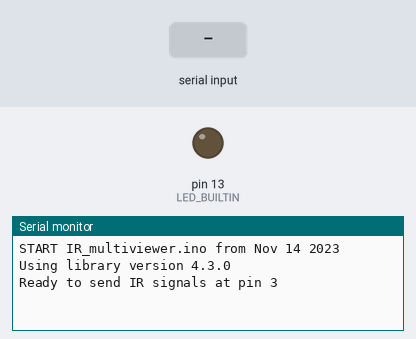
Simulated run of this sketch. Board: Arduino Uno, built with avr-gcc and run on an emulated ATmega328P. On the bench: output pins drawn as LEDs (lit = HIGH), the last lines printed to the serial monitor. Inputs (shaded band) come from the test bench.

Above: at 1.2 s.
1.3 s: "quad" received over Serial
At 2.7 s:
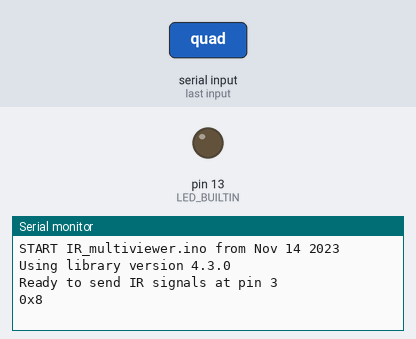
3.8 s: "Cam4" received over Serial
At 5.8 s:
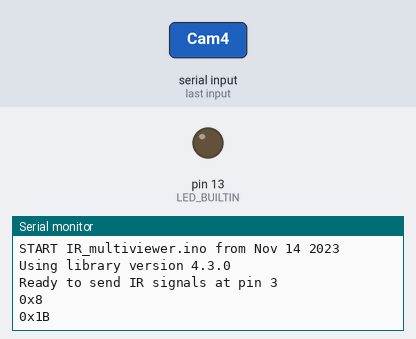

The sketch:

IR_multiviewer.ino
```cpp
#include <IRremote.h>

#define IR_SEND_PIN 3

#include <IRremote.h>

void setup() {
    pinMode(LED_BUILTIN, OUTPUT);

    Serial.begin(115200);

    // Just to know which program is running on my Arduino
    Serial.println(F("START " __FILE__ " from " __DATE__ "\r\nUsing library version " VERSION_IRREMOTE));

    /*
     * The IR library setup. That's all!
     */
    IrSender.begin(IR_SEND_PIN, ENABLE_LED_FEEDBACK); // Specify send pin and enable feedback LED at default feedback LED pin

    Serial.print(F("Ready to send IR signals at pin "));
    Serial.println(IR_SEND_PIN);
}


void loop() {
  uint16_t sAddress = 0x80;
uint8_t sRepeats = 4;
  // put your main code here, to run repeatedly:
while (Serial.available()){
       String r = Serial.readString();
       r.trim();
       if (r == "quad"){
        Serial.println("0x8");
            uint8_t sCommand = 0x8;
            IrSender.sendNEC(sAddress, sCommand, sRepeats);

       }
       else if (r == "Cam1"){
        Serial.println("0x7");
         uint8_t sCommand = 0x7;
            IrSender.sendNEC(sAddress, sCommand, sRepeats);
       }
       else if (r == "Cam2"){
        Serial.println("0x9");
         uint8_t sCommand = 0x9;
            IrSender.sendNEC(sAddress, sCommand, sRepeats);
       }
       else if (r == "Cam3"){
         uint8_t sCommand = 0x5;
            IrSender.sendNEC(sAddress, sCommand, sRepeats);
       }
       else if (r == "Cam4"){
        Serial.println("0x1B");
         uint8_t sCommand = 0x1B;
            IrSender.sendNEC(sAddress, sCommand, sRepeats);
       }
    }
}
```

Measured:
- after the input at 1.3 s, the serial monitor: prints a new line after 1.0 s (image 1)
- after the input at 3.8 s, the serial monitor: prints a new line after 1.0 s (image 2)
